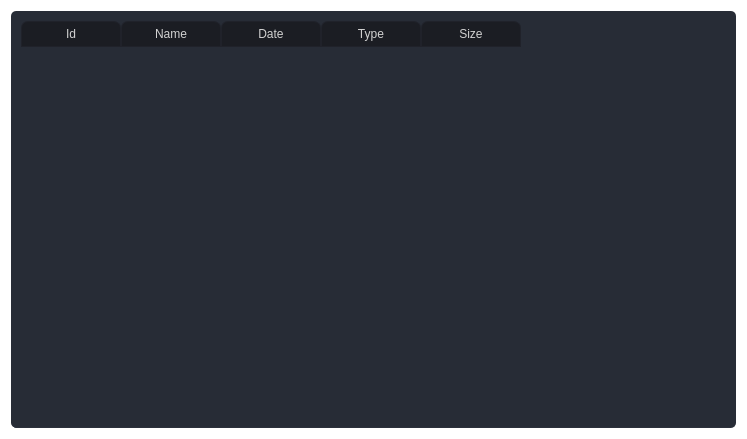
<?xml version="1.0" encoding="UTF-8"?>
<ui version="4.0">
 <class>Form</class>
 <widget class="QWidget" name="Form">
  <property name="geometry">
   <rect>
    <x>0</x>
    <y>0</y>
    <width>747</width>
    <height>439</height>
   </rect>
  </property>
  <property name="windowTitle">
   <string>Form</string>
  </property>
  <property name="styleSheet">
   <string notr="true">* {
	background: transparent;
	color: rgb(210, 210, 210);
}
QTableWidget {	
	background-color: rgb(39, 44, 54);
	padding: 10px;
	border-radius: 5px;
	gridline-color: rgb(44, 49, 60);
	border-bottom: 1px solid rgb(44, 49, 60);
}
QTableWidget::item{
	border-color: rgb(44, 49, 60);
	padding-left: 5px;
	padding-right: 5px;
	gridline-color: rgb(44, 49, 60);
}
QTableWidget::item:selected{
	background-color: rgb(85, 170, 255);
}
QScrollBar:horizontal {
    border: none;
    background: rgb(52, 59, 72);
    height: 14px;
    margin: 0px 21px 0 21px;
	border-radius: 0px;
}
 QScrollBar:vertical {
	border: none;
    background: rgb(52, 59, 72);
    width: 14px;
    margin: 21px 0 21px 0;
	border-radius: 0px;
 }
QHeaderView::section{
	Background-color: rgb(39, 44, 54);
	max-width: 30px;
	border: 1px solid rgb(44, 49, 60);
	border-style: none;
    border-bottom: 1px solid rgb(44, 49, 60);
    border-right: 1px solid rgb(44, 49, 60);
}
QTableWidget::horizontalHeader {	
	background-color: rgb(81, 255, 0);
}
QHeaderView::section:horizontal
{
    border: 1px solid rgb(32, 34, 42);
	background-color: rgb(27, 29, 35);
	padding: 3px;
	border-top-left-radius: 7px;
    border-top-right-radius: 7px;
}
QHeaderView::section:vertical
{
    border: 1px solid rgb(44, 49, 60);
}

/* SCROLL BARS */
QScrollBar:horizontal {
    border: none;
    background: rgb(52, 59, 72);
    height: 14px;
    margin: 0px 21px 0 21px;
	border-radius: 0px;
}
QScrollBar::handle:horizontal {
    background: rgb(85, 170, 255);
    min-width: 25px;
	border-radius: 7px
}
QScrollBar::add-line:horizontal {
    border: none;
    background: rgb(55, 63, 77);
    width: 20px;
	border-top-right-radius: 7px;
    border-bottom-right-radius: 7px;
    subcontrol-position: right;
    subcontrol-origin: margin;
}
QScrollBar::sub-line:horizontal {
    border: none;
    background: rgb(55, 63, 77);
    width: 20px;
	border-top-left-radius: 7px;
    border-bottom-left-radius: 7px;
    subcontrol-position: left;
    subcontrol-origin: margin;
}
QScrollBar::up-arrow:horizontal, QScrollBar::down-arrow:horizontal
{
     background: none;
}
QScrollBar::add-page:horizontal, QScrollBar::sub-page:horizontal
{
     background: none;
}
 QScrollBar:vertical {
	border: none;
    background: rgb(52, 59, 72);
    width: 14px;
    margin: 21px 0 21px 0;
	border-radius: 0px;
 }
 QScrollBar::handle:vertical {	
	background: rgb(85, 170, 255);
    min-height: 25px;
	border-radius: 7px
 }
 QScrollBar::add-line:vertical {
     border: none;
    background: rgb(55, 63, 77);
     height: 20px;
	border-bottom-left-radius: 7px;
    border-bottom-right-radius: 7px;
     subcontrol-position: bottom;
     subcontrol-origin: margin;
 }
 QScrollBar::sub-line:vertical {
	border: none;
    background: rgb(55, 63, 77);
     height: 20px;
	border-top-left-radius: 7px;
    border-top-right-radius: 7px;
     subcontrol-position: top;
     subcontrol-origin: margin;
 }
 QScrollBar::up-arrow:vertical, QScrollBar::down-arrow:vertical {
     background: none;
 }

 QScrollBar::add-page:vertical, QScrollBar::sub-page:vertical {
     background: none;
 }</string>
  </property>
  <layout class="QVBoxLayout" name="verticalLayout">
   <item>
    <widget class="QTableWidget" name="tableWidget">
     <property name="styleSheet">
      <string notr="true"/>
     </property>
     <attribute name="horizontalHeaderCascadingSectionResizes">
      <bool>false</bool>
     </attribute>
     <column>
      <property name="text">
       <string notr="true">Id</string>
      </property>
     </column>
     <column>
      <property name="text">
       <string>Name</string>
      </property>
     </column>
     <column>
      <property name="text">
       <string>Date</string>
      </property>
     </column>
     <column>
      <property name="text">
       <string>Type</string>
      </property>
     </column>
     <column>
      <property name="text">
       <string>Size</string>
      </property>
     </column>
    </widget>
   </item>
  </layout>
 </widget>
 <resources/>
 <connections/>
</ui>
